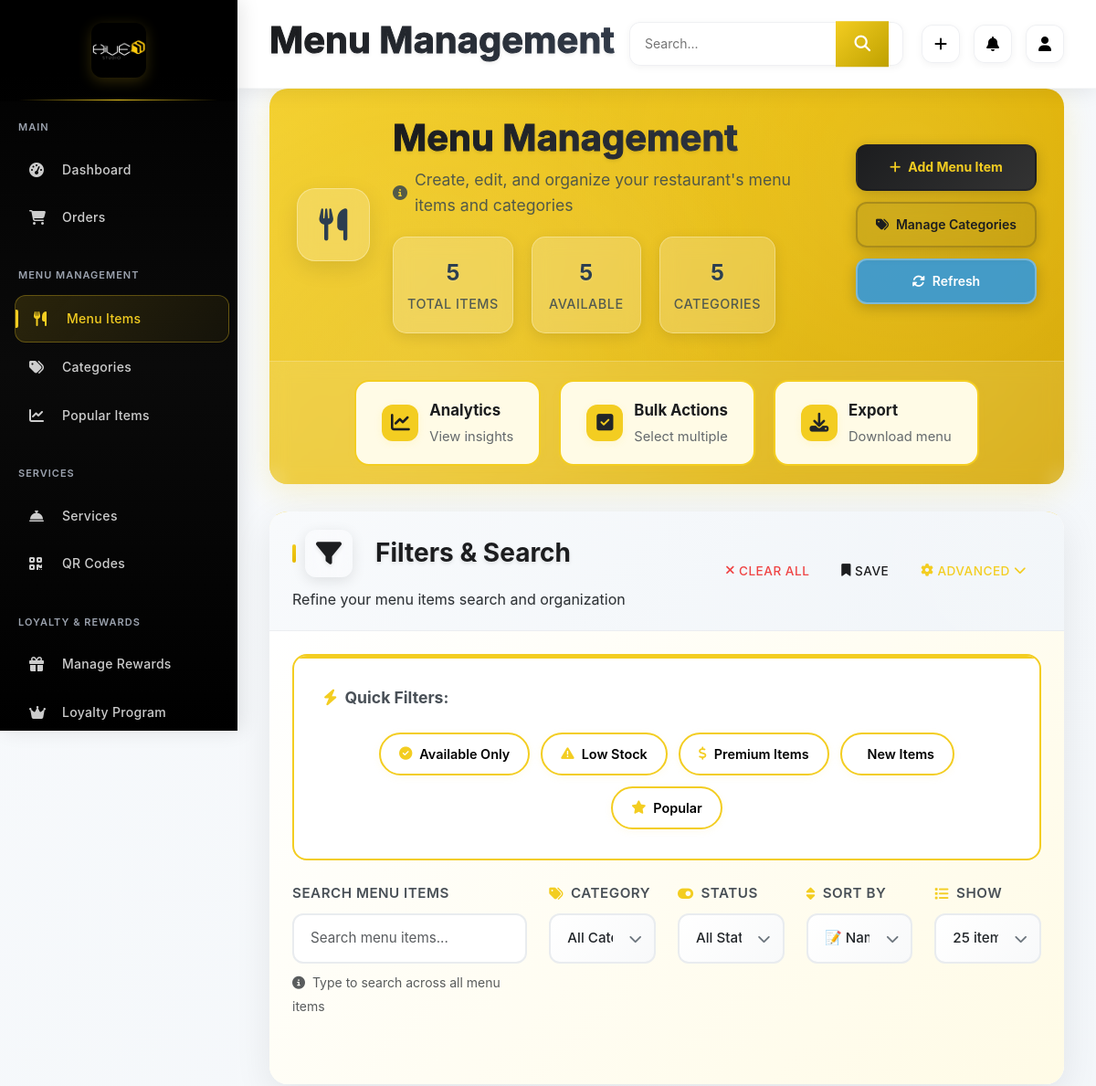
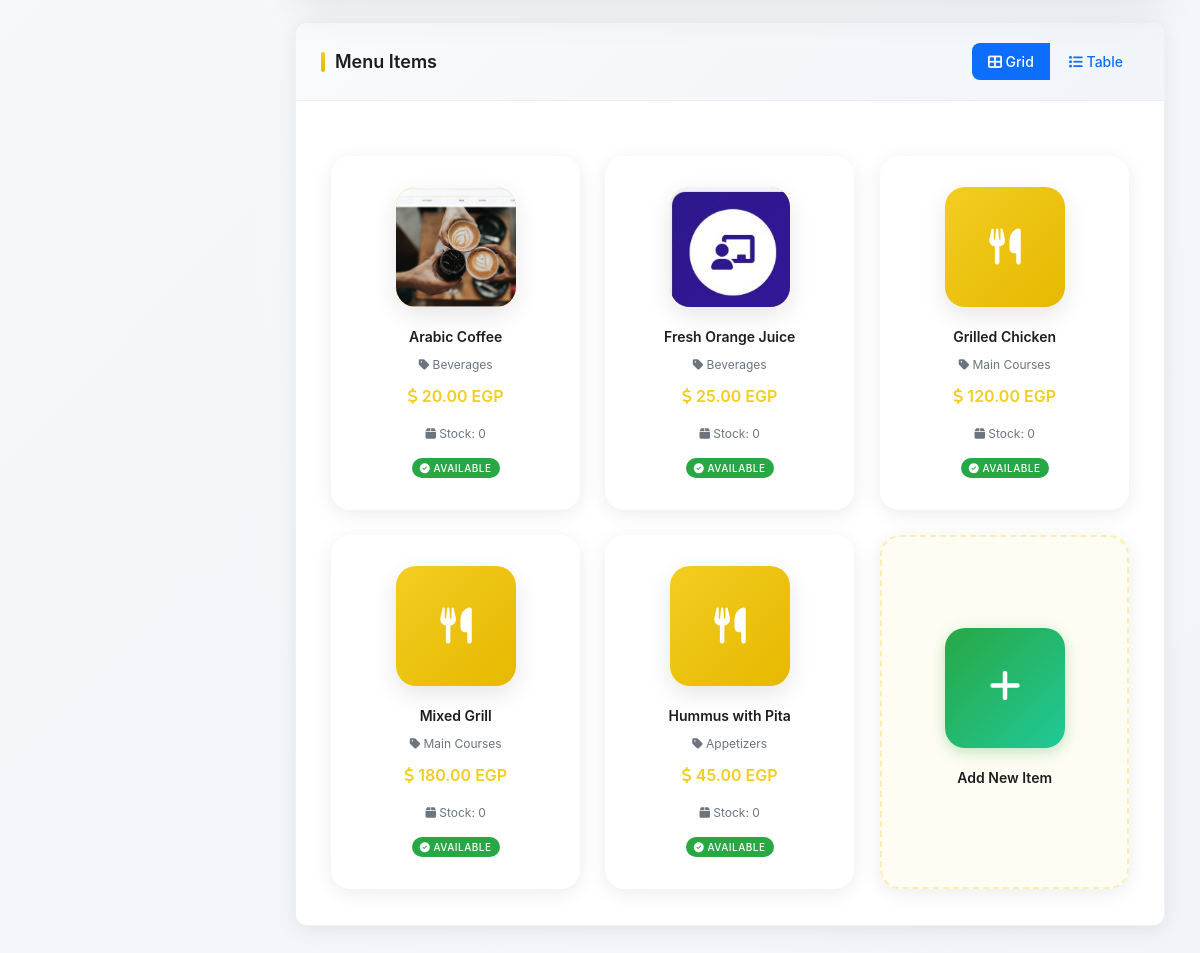
/admin/menu (signed in), run on the app's committed database (2 pictures, top to bottom).
### app/models.py (models this page shows, shortened)
class MenuItem(db.Model):
    __tablename__ = 'menu_items'
    item_id = db.Column(db.Integer, primary_key=True)
    name = db.Column(db.String(100), nullable=False)
    description = db.Column(db.Text, nullable=True)
    price = db.Column(Numeric(10, 2), nullable=False)  # EGP
    category_id = db.Column(db.Integer, db.ForeignKey('categories.category_id'), nullable=False)
    image_url = db.Column(db.String(255), nullable=True)
    stock = db.Column(db.Integer, nullable=False, default=0)
    status = db.Column(db.Enum('available', 'out_of_stock', 'discontinued', name='item_status'),
                      nullable=False, default='available')
    ingredients = db.Column(db.Text, nullable=True)
    calories = db.Column(db.Integer, nullable=True)
    preparation_time = db.Column(db.Integer, nullable=True)  # in minutes
    allergens = db.Column(db.String(255), nullable=True)
    serving_size = db.Column(db.String(50), nullable=True)
    dietary_info = db.Column(db.String(255), nullable=True)  # vegetarian, vegan, gluten-free, etc.
    created_at = db.Column(db.DateTime, default=datetime.utcnow)
    updated_at = db.Column(db.DateTime, default=datetime.utcnow, onupdate=datetime.utcnow)
    order_items = db.relationship('OrderItem', backref='menu_item', lazy='dynamic', foreign_keys='OrderItem.item_id')
    images = db.relationship('MenuItemImage', backref='menu_item', lazy='dynamic')
    feedback = db.relationship('Feedback', backref='menu_item', lazy='dynamic')
    reward_items = db.relationship('RewardItem', backref='menu_item', lazy='dynamic')

class Category(db.Model):
    __tablename__ = 'categories'
    category_id = db.Column(db.Integer, primary_key=True)
    name = db.Column(db.String(100), nullable=False)
    description = db.Column(db.Text, nullable=True)
    display_order = db.Column(db.Integer, nullable=False, default=0)
    is_active = db.Column(db.Boolean, default=True)
    created_at = db.Column(db.DateTime, default=datetime.utcnow)
    menu_items = db.relationship('MenuItem', backref='category', lazy='dynamic')

### app/modules/admin/routes.py (the view)
@bp.route('/menu')
@login_required
def menu_management():
    if not current_user.is_admin():
        return redirect(url_for('main.index'))
    from sqlalchemy.orm import joinedload
    categories = Category.query.filter_by(is_active=True).order_by(Category.display_order).all()
    menu_items = MenuItem.query.options(joinedload(MenuItem.category)).join(Category).order_by(
        Category.display_order, MenuItem.name
    ).all()
    return render_template('menu_management.html', categories=categories, menu_items=menu_items)

### app/modules/admin/templates/menu_management.html (shortened to what this page needs)
{% extends "base.html" %}
{% block page_title %}Menu Management{% endblock %}
{% block content %}
<div class="page-header">
    <div class="header-background">
        <div class="header-pattern"></div>
        <div class="header-gradient"></div>
    </div>
    <div class="header-content">
        <div class="header-icon-container">
            <div class="header-icon">
                <i class="fas fa-utensils"></i>
            </div>
        </div>
        <div class="header-text">
            <h1 class="page-title">Menu Management</h1>
            <p class="page-description">
                <i class="fas fa-info-circle"></i>
                Create, edit, and organize your restaurant's menu items and categories
            </p>
            <div class="header-stats">
                <div class="stat-item">
                    <span class="stat-number">{{ menu_items|length if menu_items else 0 }}</span>
                    <span class="stat-label">Total Items</span>
                </div>
                <div class="stat-item">
                    <span class="stat-number">{{ menu_items|selectattr('status', 'equalto', 'available')|list|length if menu_items else 0 }}</span>
                    <span class="stat-label">Available</span>
                </div>
                <div class="stat-item">
                    <span class="stat-number">{{ categories|length if categories else 0 }}</span>
                    <span class="stat-label">Categories</span>
                </div>
            </div>
        </div>
        <div class="header-actions">
            <a href="{{ url_for('admin.add_menu_item') }}" class="header-btn header-btn-primary">
                <i class="fas fa-plus"></i>
                <span>Add Menu Item</span>
            </a>
            <a href="{{ url_for('admin.category_management') }}" class="header-btn header-btn-secondary">
                <i class="fas fa-tags"></i>
                <span>Manage Categories</span>
            </a>
            <button type="button" class="header-btn header-btn-refresh" onclick="refreshPage()">
                <i class="fas fa-sync-alt"></i>
                <span>Refresh</span>
            </button>
        </div>
    </div>
    <div class="header-quick-actions">
        <a href="{{ url_for('admin.popular_items_analytics') }}" class="quick-action-btn analytics-btn">
            <div class="quick-action-icon">
                <i class="fas fa-chart-line"></i>
            </div>
            <div class="quick-action-text">
                <span class="action-title">Analytics</span>
                <span class="action-subtitle">View insights</span>
            </div>
        </a>
        <button type="button" class="quick-action-btn bulk-action-btn" onclick="toggleBulkActions()">
            <div class="quick-action-icon">
                <i class="fas fa-check-square"></i>
            </div>
            <div class="quick-action-text">
                <span class="action-title">Bulk Actions</span>
                <span class="action-subtitle">Select multiple</span>
            </div>
        </button>
        <button type="button" class="quick-action-btn export-btn" onclick="exportMenu()">
            <div class="quick-action-icon">
                <i class="fas fa-download"></i>
            </div>
            <div class="quick-action-text">
                <span class="action-title">Export</span>
                <span class="action-subtitle">Download menu</span>
            </div>
        </button>
    </div>
</div>
<div class="admin-card mb-4 filters-search-card">
    <div class="card-header enhanced-filter-header">
        <div class="d-flex justify-content-between align-items-center">
            <div class="filter-header-left">
                <h3 class="card-title filter-main-title">
                    <div class="filter-icon-wrapper">
                        <i class="fas fa-filter"></i>
                    </div>
                    <span>Filters & Search</span>
                </h3>
                <p class="filter-subtitle">Refine your menu items search and organization</p>
            </div>
            <div class="filter-actions enhanced-actions">
                <div class="btn-group" role="group">
                    <button type="button" class="btn btn-outline-danger btn-sm filter-action-btn" id="clearAllFilters">
                        <i class="fas fa-times me-1"></i>Clear All
                    </button>
                    <button type="button" class="btn btn-outline-info btn-sm filter-action-btn" id="saveFilters">
                        <i class="fas fa-bookmark me-1"></i>Save
                    </button>
                    <button type="button" class="btn btn-outline-primary btn-sm filter-action-btn" id="toggleAdvancedFilters">
                        <i class="fas fa-cog me-1"></i>Advanced
                        <i class="fas fa-chevron-down ms-1 advanced-toggle-icon"></i>
                    </button>
                </div>
            </div>
        </div>
    </div>
    <div class="card-body enhanced-filter-body">
        <div class="quick-filters-section mb-4">
            <div class="quick-filters-label">
                <i class="fas fa-zap me-2"></i>
                <span>Quick Filters:</span>
            </div>
            <div class="quick-filters-container">
                <button type="button" class="quick-filter-pill" data-filter="available">
                    <i class="fas fa-check-circle"></i>
                    Available Only
                </button>
                <button type="button" class="quick-filter-pill" data-filter="low_stock">
                    <i class="fas fa-exclamation-triangle"></i>
                    Low Stock
                </button>
                <button type="button" class="quick-filter-pill" data-filter="high_price">
                    <i class="fas fa-dollar-sign"></i>
                    Premium Items
                </button>
                <button type="button" class="quick-filter-pill" data-filter="new_items">
                    New Items
                </button>
                <button type="button" class="quick-filter-pill" data-filter="popular">
                    <i class="fas fa-star"></i>
                    Popular
                </button>
            </div>
        </div>
        <div class="filters-container">
            <div class="row g-4 justify-content-center">
                <div class="col-lg-4 col-md-6">
                    <div class="filter-group enhanced-search-group">
                        <label for="menuSearch" class="filter-label">
                            Search Menu Items
                        </label>
                        <div class="enhanced-search-wrapper">
                            <input type="text"
                                   class="form-control enhanced-search-input"
                                   id="menuSearch"
                                   placeholder="Search menu items..."
                                   aria-label="Search menu items">
                        </div>
                        <div class="filter-help-text">
                            <small id="searchResults" class="text-muted">
                                <i class="fas fa-info-circle me-1"></i>
                                <span id="searchResultsText">Type to search across all menu items</span>
                            </small>
                        </div>
                    </div>
                </div>
                <div class="col-lg-2 col-md-3 col-sm-6">
                    <div class="filter-group">
                        <label for="categoryFilter" class="filter-label">
                            <i class="fas fa-tags me-2"></i>Category
                        </label>
                        <div class="enhanced-select-wrapper">
                            <select class="form-select enhanced-select" id="categoryFilter">
                                <option value="">All Categories</option>
                            </select>
                            <div class="select-icon">
                                <i class="fas fa-chevron-down"></i>
                            </div>
                        </div>
                    </div>
                </div>
                <div class="col-lg-2 col-md-3 col-sm-6">
                    <div class="filter-group">
                        <label for="statusFilter" class="filter-label">
                            <i class="fas fa-toggle-on me-2"></i>Status
                        </label>
                        <div class="enhanced-select-wrapper">
                            <select class="form-select enhanced-select" id="statusFilter">
                                <option value="">All Status</option>
                            </select>
                            <div class="select-icon">
                                <i class="fas fa-chevron-down"></i>
                            </div>
                        </div>
                    </div>
                </div>
                <div class="col-lg-2 col-md-3 col-sm-6">
                    <div class="filter-group">
                        <label for="sortBy" class="filter-label">
                            <i class="fas fa-sort me-2"></i>Sort By
                        </label>
                        <div class="enhanced-select-wrapper">
                            <select class="form-select enhanced-select" id="sortBy">
                                <option value="name_asc">📝 Name (A-Z)</option>
                            </select>
                            <div class="select-icon">
                                <i class="fas fa-chevron-down"></i>
                            </div>
                        </div>
                    </div>
                </div>
                <div class="col-lg-2 col-md-3 col-sm-6">
                    <div class="filter-group">
                        <label for="itemsPerPage" class="filter-label">
                            <i class="fas fa-list me-2"></i>Show
                        </label>
                        <div class="enhanced-select-wrapper">
                            <select class="form-select enhanced-select" id="itemsPerPage">
                                <option value="25" selected>25 items</option>
                            </select>
                            <div class="select-icon">
                                <i class="fas fa-chevron-down"></i>
                            </div>
                        </div>
                    </div>
                </div>
            </div>
        </div>
    </div>
</div>
<div class="admin-card mb-4">
    <div class="card-header d-flex justify-content-between align-items-center">
        <h3 class="card-title mb-0">Menu Items</h3>
        <div class="view-toggle btn-group">
            <button type="button" class="btn btn-outline-primary active" id="gridViewBtn">
                <i class="fas fa-th-large"></i> Grid
            </button>
            <button type="button" class="btn btn-outline-primary" id="tableViewBtn">
                <i class="fas fa-list"></i> Table
            </button>
        </div>
    </div>
    <div id="gridView" class="card-body">
        <div class="menu-items-grid">
            {% for item in menu_items %}
            <div class="menu-item-card"
                 data-name="{{ item.name }}"
                 data-category="{{ item.category.name }}"
                 data-status="{{ item.status }}"
                 data-price="{{ item.price }}"
                 data-stock="{{ item.stock }}"
                 data-popularity="{{ item.popularity|default(0) }}"
                 data-is-new="{{ 'true' if item.is_new else 'false' }}">
                <div class="menu-item-image-container">
                    {% if item.image_url %}
                        <img src="{{ url_for('static', filename='uploads/menu_images/' + item.image_url) }}"
                             alt="{{ item.name }}"
                             class="menu-item-image">
                    {% else %}
                        <i class="fas fa-utensils"></i>
                    {% endif %}
                </div>
                <h3 class="menu-item-name">{{ item.name }}</h3>
                <div class="menu-item-category">
                    <i class="fas fa-tag"></i> {{ item.category.name }}
                </div>
                <div class="menu-item-price">
                    <i class="fas fa-dollar-sign"></i> {{ "%.2f"|format(item.price) }} EGP
                </div>
                <div class="menu-item-stock">
                    <i class="fas fa-box"></i> Stock: {{ item.stock }}
                </div>
                <div class="menu-item-status">
                    <span class="status-badge status-{{ item.status }}">
                        {% if item.status == 'available' %}
                            <i class="fas fa-check-circle"></i> Available
                        {% elif item.status == 'out_of_stock' %}
                            <i class="fas fa-times-circle"></i> Out of Stock
                        {% else %}
                            <i class="fas fa-ban"></i> Discontinued
                        {% endif %}
                    </span>
                </div>
            </div>
            {% endfor %}
            <a href="{{ url_for('admin.add_menu_item') }}" class="menu-item-card add-menu-item-card">
                <div class="menu-item-image-container">
                    <div class="add-icon">
                        <i class="fas fa-plus"></i>
                    </div>
                </div>
                <h3 class="menu-item-name">Add New Item</h3>
            </a>
        </div>
    </div>
</div>
{% endblock %}

### data on the page
MenuItem: image_url (picture), name "Arabic Coffee", category.name "Beverages", price "20.00", stock "0", status "available" (drawn)
MenuItem: image_url (picture), name "Fresh Orange Juice", category.name "Beverages", price "25.00", stock "0", status "available" (drawn)
MenuItem: name "Grilled Chicken", category.name "Main Courses", price "120.00", stock "0", status "available" (drawn)
MenuItem: name "Mixed Grill", category.name "Main Courses", price "180.00", stock "0", status "available" (drawn)
MenuItem: name "Hummus with Pita", category.name "Appetizers", price "45.00", stock "0", status "available" (drawn)

### other printed values
{{ menu_items|length if menu_items else 0 }} "5"
{{ categories|length if categories else 0 }} "5"
